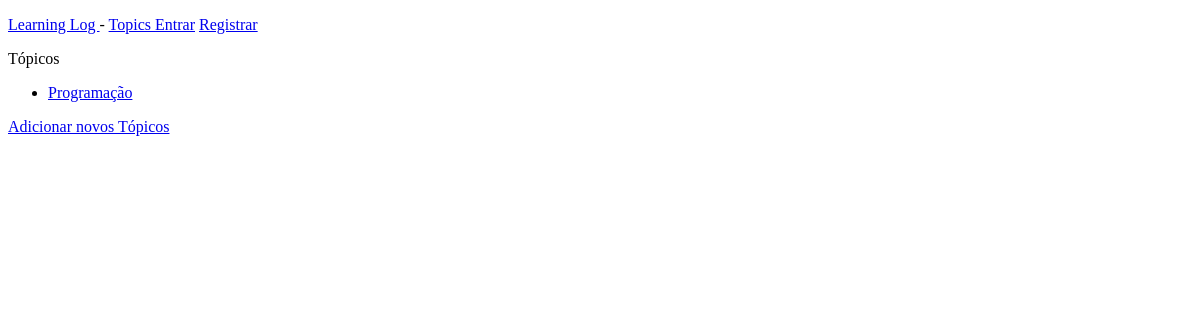
Page /topics on the earlier database version.
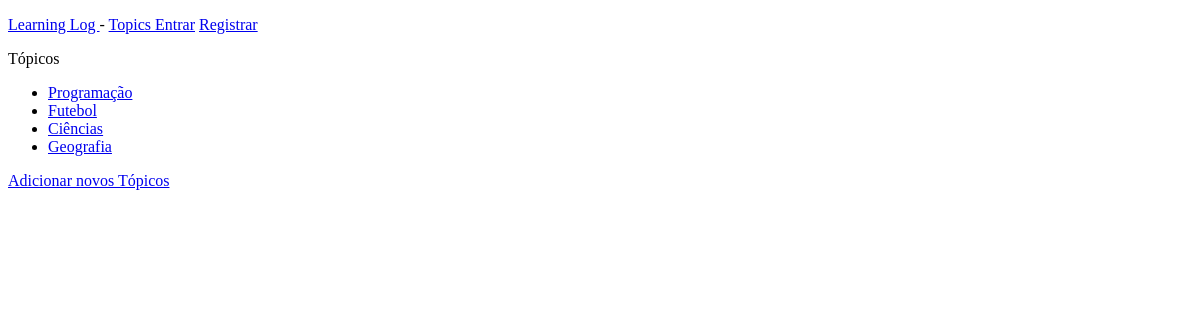
Same page on the later database version.
### learning_logs/models.py (models this page shows)
class Topic(models.Model):
    text = models.CharField(max_length = 200)
    data_added = models.DateTimeField(auto_now_add=True)
    def __str__(self):
        return self.text

### learning_logs/views.py (the view)
# urls.py: path('topics', views.topics, name='topics'),
def topics(request):
    topics = Topic.objects.order_by('data_added')
    context = {'topics': topics}
    return render(request, 'learning_logs/topics.html', context)

### learning_logs/templates/learning_logs/topics.html (shortened to what this page needs)
<!DOCTYPE html>
<html lang="pt-br">
<head>
</head>
<body>
    {% extends "learning_logs/base.html" %}
    {% block content %}
        Tópicos
        <ul>
            {% for topic in topics %}
                <li>
                    <a href="{% url 'topic' topic.id %}">{{topic}}</a>
                </li>
            {% empty %}
                <li>Não há tópicos adicionados</li>
            {% endfor %}
        </ul>
        <a href="{% url 'new_topic' %}">Adicionar novos Tópicos</a>
    {% endblock content %}

### learning_logs/templates/learning_logs/base.html (shortened to what this page needs)
<!DOCTYPE html>
<html lang="pt-br">
<head>
</head>
<body>
    <p>
        <a href="{% url 'index' %}">
            Learning Log
        </a> -
        <a href="{% url 'topics' %}">
            Topics
        </a>
        {% if user.is_authenticated %}
            Olá, {{ user.username }}
            <a href="{% url 'logout' %}">Sair</a>
        {% else %}
            <a href="{% url 'login' %}">Entrar</a>
            <a href="{% url 'register' %}">Registrar</a>
        {% endif %}
    </p>
    {% block content %}
    {% endblock content %}
</body>
</html>

Differences in the rows shown:
added Topic: text "Futebol"
added Topic: text "Ciências"
added Topic: text "Geografia"
